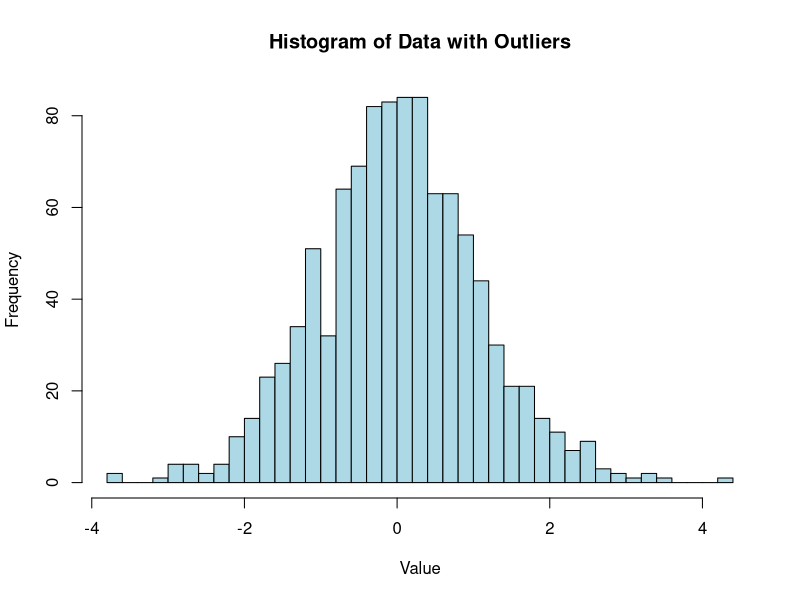
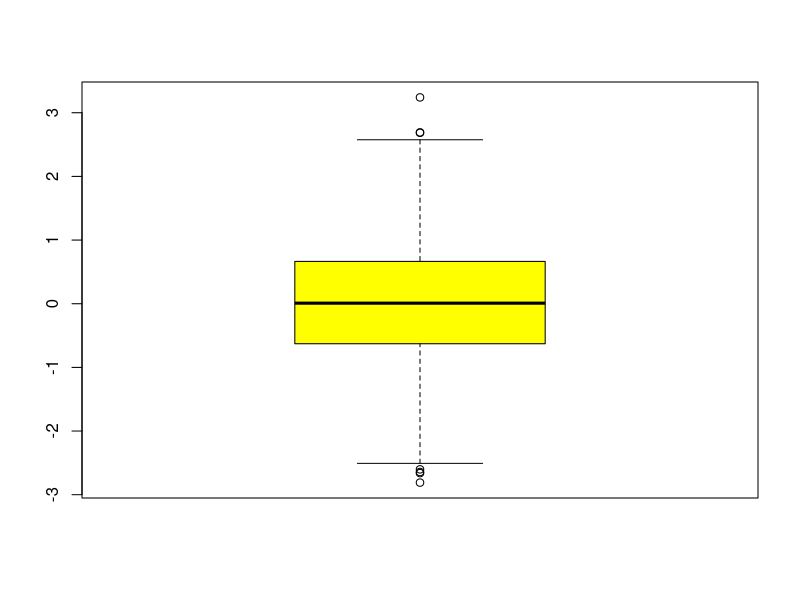
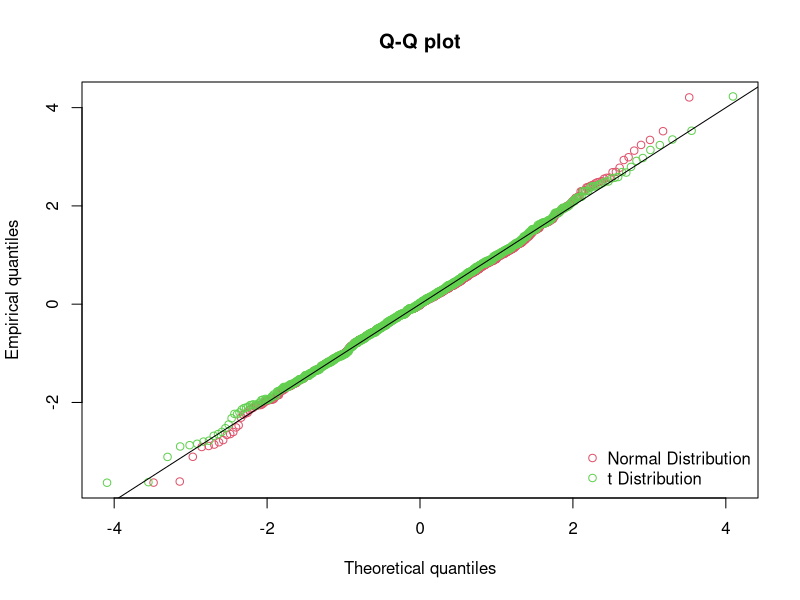

These figures' R source, in order:

library(fitdistrplus)
library(ggplot2)

# Set seed for reproducibility
set.seed(123)

# We want to produce numbers from standard normal
n <- 1000
mean <- 0
sd <- 1

  
data <- rnorm(n, mean, sd)

# Add outliers
outliers1 <- c(rnorm(10, mean = 3, sd = 0.5))
outliers2 <- c(rnorm(10, mean = -3, sd = 0.5))

# standard normal with added outliers(complete data)
data_with_outliers <- c(data, outliers1, outliers2)

# Plot histogram and boxplot of the complete data
hist(data_with_outliers, breaks = 50, main = "Histogram of Data with Outliers", xlab = "Value", col = "lightblue")
boxplot(data, col = "yellow")

# Fit normal distribution
fit_normal <- fitdist(data_with_outliers, "norm")

# Fit t-distribution
fit_t <- fitdist(data_with_outliers, "t", start = list(df = 5))

summary(fit_normal)
summary(fit_t)



# Q-Q plot comparison
qqcomp(list(fit_normal, fit_t), legendtext = c("Normal Distribution", "t Distribution"))
